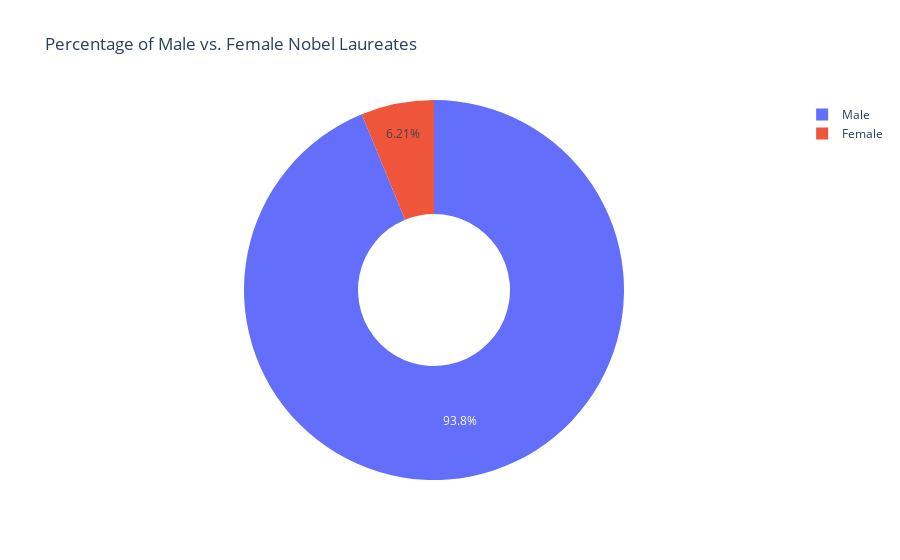

The notebook cell saved with this chart:
### Markdown cell above
**Challenge**: Create a [donut chart using plotly](https://plotly.com/python/pie-charts/) which shows how many prizes went to men compared to how many prizes went to women. What percentage of all the prizes went to women?

### Code cell
# it opens in browser
import pandas as pd
import plotly.express as px

gender_counts = df_data['sex'].value_counts()

# Create the donut chart
fig = px.pie(
    names=gender_counts.index,
    values=gender_counts.values,
    hole=0.4,
    title='Percentage of Male vs. Female Nobel Laureates'
)

fig.show()

### Figure 1 — Plotly figure (JSON) as saved in the notebook; plotly's stock layout.template omitted (floating-point values rounded to 4 significant figures)
{"data": [{"domain": {"x": [0, 1], "y": [0, 1]}, "hole": 0.4, "hovertemplate": "label=%{label}<br>value=%{value}<extra></extra>", "labels": ["Male", "Female"], "legendgroup": "", "name": "", "showlegend": true, "type": "pie", "values": [876, 58]}], "layout": {"legend": {"tracegroupgap": 0}, "title": {"text": "Percentage of Male vs. Female Nobel Laureates"}}}
